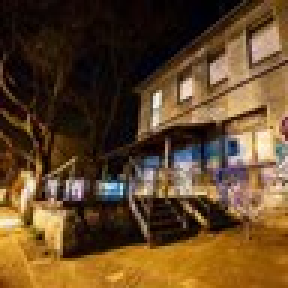
#> input picture generated_images/stats_thumbs/03d43fe3cd942dae.jpg, 96 x 96 px (shown 3 times larger)
$ python -i print_looks.py   (imports and definitions only)
#> lines starting #> are read from the running program, lines starting #| are printed output that depends on the picture
#> further down, picture is the input picture: PIL image 96x96 RGB; mean R, G, B 97.9, 70.6, 40.4
#!/usr/bin/env python3
"""
print_looks.py
--------------
The Inch of Shadow style library as a tool (board ticket Look-11, Amir 2026-09-20).

Puts a photo through a named print or darkroom process. Local only (Pillow + numpy):
no AI, no upload, no cost. The picture is never redrawn, so it is a safe path for photos
of Amir (face rule: AI never changes his face). Deterministic: same photo in, same
print out. Output keeps the input size; source metadata is not carried over.

    python3 print_looks.py photo.jpg --look riso
    python3 print_looks.py photo.jpg --look cyanotype --out out/night.jpg
    python3 print_looks.py photo.jpg --sheet            # all looks, numbered, to pick by eye
    python3 print_looks.py --list

Rules and history of each look: docs/brand/style-library.md. One borrowed look per release,
on top of the constant brand (type, moods, placement, face rules stay).
"""
from __future__ import annotations

import argparse
import sys
from pathlib import Path

import numpy as np
from PIL import Image, ImageChops, ImageDraw, ImageFilter, ImageFont, ImageOps

SEED = 7
rng = np.random.default_rng(SEED)
FONT = Path(__file__).resolve().parent / "docs" / "brand" / "fonts" / "Marcellus-Regular.ttf"


def K(im) -> float:
    """Scale factor: the looks were tuned on a 1000px-wide image."""
    return im.size[0] / 1000.0


def lum(im):
    return np.asarray(im.convert("L"), dtype=np.float32) / 255.0


# [8 lines left out: function printable, not called in this run]


def grain(shape, amount):
    return rng.normal(0, amount, shape).astype(np.float32)


def to_img(a):
    return Image.fromarray(np.clip(a * 255, 0, 255).astype(np.uint8))


def duotone(l, dark, light):
    d, lt = np.array(dark, np.float32) / 255, np.array(light, np.float32) / 255
    return to_img(d[None, None, :] + (lt - d)[None, None, :] * l[..., None])


def curve(l, contrast=1.0, pivot=0.5):
    return np.clip((l - pivot) * contrast + pivot, 0, 1)


# [116 lines left out: functions xerox, halftone, riso, engraving, cyanotype, solarisation and 4 more, not called in this run]


# --- S11-S20: added 2026-10-14 (Amir: "add all 10"), candidates until he keeps them on his photo ---

def _arr(im):
    return np.asarray(im.convert("RGB"), np.float32) / 255


def _blur(a, r):
    return np.asarray(to_img_rgb(a).filter(ImageFilter.GaussianBlur(r)), np.float32) / 255


def to_img_rgb(a):
    return Image.fromarray(np.clip(a * 255, 0, 255).astype(np.uint8))


# [68 lines left out: functions halation, window, crt, softclub, emboss, not called in this run]


ASCII_RAMP = " .,:;irsXA253hMHGS#9B&@"


# [49 lines left out: functions ascii_art, vhs, anaglyph, not called in this run]


IRON = [(0, (0, 0, 10)), (0.2, (40, 0, 90)), (0.4, (150, 0, 140)), (0.6, (230, 70, 30)), (0.8, (250, 180, 0)), (1, (255, 255, 230))]


# [55 lines left out: functions thermal, nightvision, pixelsort, blowout, not called in this run]


MONOTINT = (112, 115, 164)                                                  # periwinkle, measured on the echo angel reel
MONOTINT_NIGHT = (12, 138, 146)                                             # teal, measured on the R-019 "12/31" post


# [14 lines left out: function monotint, not called in this run]


def monotint_night(im):
    return monotint(im, night=True)


# --- S24-S25: added 2026-10-22 from R-019 second pass (his picks: the face flash, the cold vintage) ---

def nightflash(im):
    """S24: night flash. A direct on-camera flash at night: the subject near the lens blows out to
    white with a soft bloom, light falls off fast, the background drops into a cold dark."""
    a = _arr(im); l = lum(im); H, W = l.shape
#> after `H, W = l.shape`: H = 96; W = 96
    yy, xx = np.mgrid[0:H, 0:W].astype(np.float32)
    soft = np.asarray(to_img(l).filter(ImageFilter.GaussianBlur(6 * K(im))), np.float32) / 255
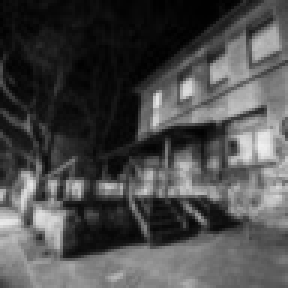
#> soft: shape (96, 96) float32 (shown 3 times larger); min 0.00392, max 0.937, mean 0.295
    rough = np.asarray(to_img(np.abs(l - soft) * 4).filter(ImageFilter.GaussianBlur(10 * K(im))), np.float32) / 255
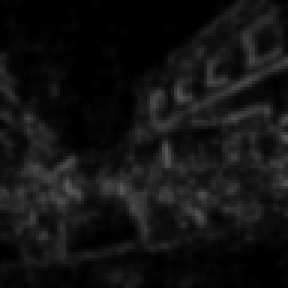
#> rough: shape (96, 96) float32 (shown 3 times larger); min 0, max 0.345, mean 0.0719
    sky = np.clip((soft - 0.55) / 0.2, 0, 1) * np.clip(1 - rough * 6, 0, 1)   # bright and smooth = far away, the flash never reaches it
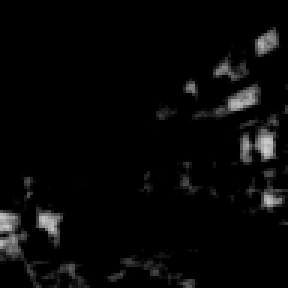
#> sky: shape (96, 96) float32 (shown 3 times larger); min 0, max 0.812, mean 0.0303
    sky = np.asarray(to_img(sky).filter(ImageFilter.GaussianBlur(8 * K(im))), np.float32) / 255
    d = np.sqrt(((xx - W / 2) / W) ** 2 + ((yy - 0.36 * H) / H) ** 2)    # the subject sits near the centre, head in the upper third
    light = np.exp(-(d / 0.26) ** 2) * (1 - sky)                           # flash falloff around the subject
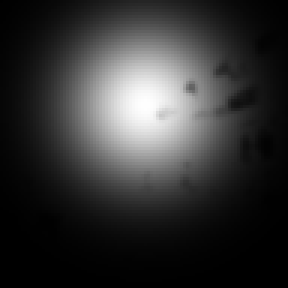
#> light: shape (96, 96) float32 (shown 3 times larger); min 7.04e-05, max 1, mean 0.203
    out = a * (0.32 + 2.6 * light[..., None])                               # near: overexposed; far and sky: dark ambient
    warm = np.array([1.08, 0.98, 0.74], np.float32)                         # the flash itself is warm yellow (Amir 2026-10-22: "too fluorescent"; a yellower try was reverted)
    cold = np.array([0.92, 1.0, 1.04], np.float32)                          # the ambient stays cold, measured 13 of 19 green-teal
    out = out * (cold + (warm - cold) * light[..., None])
    hot = np.clip((out.mean(-1) - 0.85) / 0.15, 0, 1)
    bloom = np.asarray(to_img(hot).filter(ImageFilter.GaussianBlur(18 * K(im))), np.float32) / 255
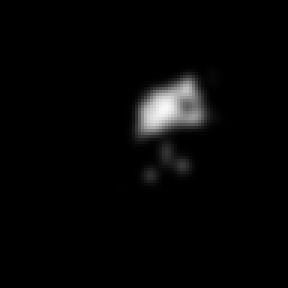
#> bloom: shape (96, 96) float32 (shown 3 times larger); min 0, max 0.973, mean 0.0241
    out = np.clip(out, 0, 1) + bloom[..., None] * 0.6 * np.array([1.0, 0.9, 0.62])   # yellow glow around the burn
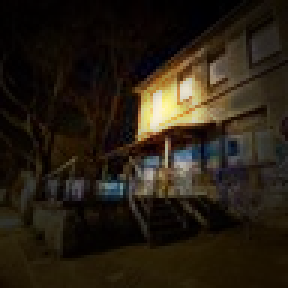
#> out: shape (96, 96, 3) float64 (shown 3 times larger); mean R, G, B 0.251, 0.198, 0.127; drawn with min black and max white
    return to_img_rgb(out + grain(l.shape, 0.03)[..., None])
#> in to_img_rgb, `return Image.fromarray(np.clip(a * 255, 0, 255).astype(np.uint8))`:
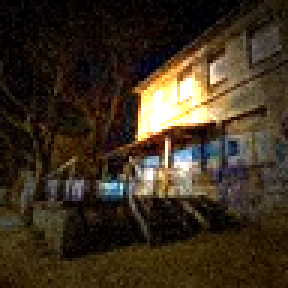
#> returned value: PIL image 96x96 RGB (shown 3 times larger); mean R, G, B 60.4, 48.1, 32.2


# [28 lines left out: functions camcorder, mosaic, not called in this run]


# id -> (library code, display name, one-line note, function)
LOOKS = {
    "xerox":        ("S1", "Xerox", "photocopy degradation", xerox),
    "halftone":     ("S2", "Halftone", "blown-up newspaper dot", halftone),
    "riso":         ("S3", "Riso", "two inks, off register", riso),
    "engraving":    ("S4", "Engraving", "line and cross-hatch", engraving),
    "cyanotype":    ("S5", "Cyanotype", "Prussian blue sun print", cyanotype),
    "solarisation": ("S6", "Solarisation", "darkroom tone reversal", solarisation),
    "pictorialism": ("S7", "Pictorialism", "soft-focus platinum print", pictorialism),
    "dither":       ("S8", "Dither", "fine dots, platinum on warm black", dither),
    "scanlines":    ("S9", "Scanlines", "modulated horizontal lines", scanlines),
    "pixel":        ("S10", "Pixel", "big pixels, 12 colours", pixel),
    "halation":     ("S11", "Halation", "red glow from the bright edges", halation),
    "window":       ("S12", "Dirty window", "through old dirty glass", window),
    "crt":          ("S13", "CRT", "phosphor stripes and scanlines", crt),
    "softclub":     ("S14", "Softclub", "cold blue, soft, archive grain", softclub),
    "emboss":       ("S15", "Emboss", "pressed relief in paper", emboss),
    "ascii":        ("S16", "ASCII", "built from text characters", ascii_art),
    "vhs":          ("S17", "VHS", "tape colour bleed and tracking", vhs),
    "anaglyph":     ("S18", "Anaglyph 3D", "red and cyan offset", anaglyph),
    "thermal":      ("S19", "Thermal", "heat camera colours", thermal),
    "nightvision":  ("S20", "Night vision", "green phosphor", nightvision),
    "pixelsort":    ("S21", "Pixel sort", "bright runs dragged into stripes", pixelsort),
    "blowout":      ("S22", "Blowout", "white sky, violet silhouette", blowout),
    "monotint":     ("S23", "Monotint", "one periwinkle wash over all", monotint),
    "monotintnight": ("S23b", "Monotint night", "one teal hue on deep black", monotint_night),
    "nightflash":   ("S24", "Night flash", "face blown white, dark falloff", nightflash),
    "camcorder":    ("S25", "Camcorder", "milky, cold, light leak", camcorder),
}


def load(path: Path) -> Image.Image:
    return ImageOps.exif_transpose(Image.open(path)).convert("RGB")


# [74 lines left out: functions apply_look, sheet, main, not called in this run]


# [2 lines not run here, left out]

>>> from PIL import Image
>>> picture = Image.open('generated_images/stats_thumbs/03d43fe3cd942dae.jpg')
>>> result = nightflash(picture)
